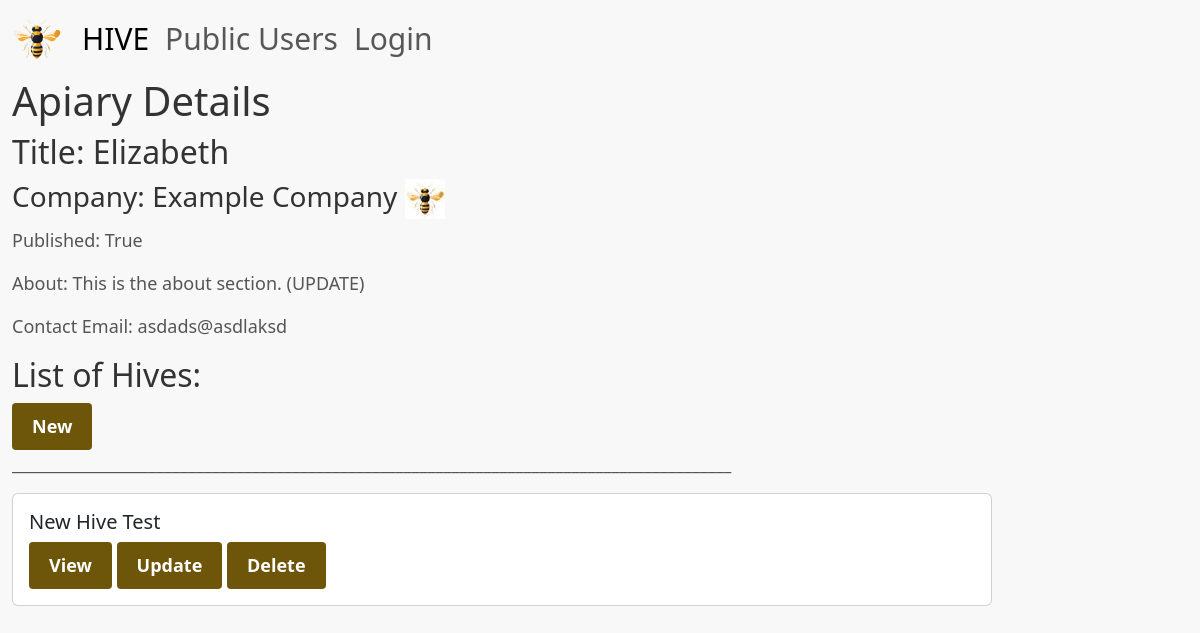
Page /apiary/1/ on the earlier database version.
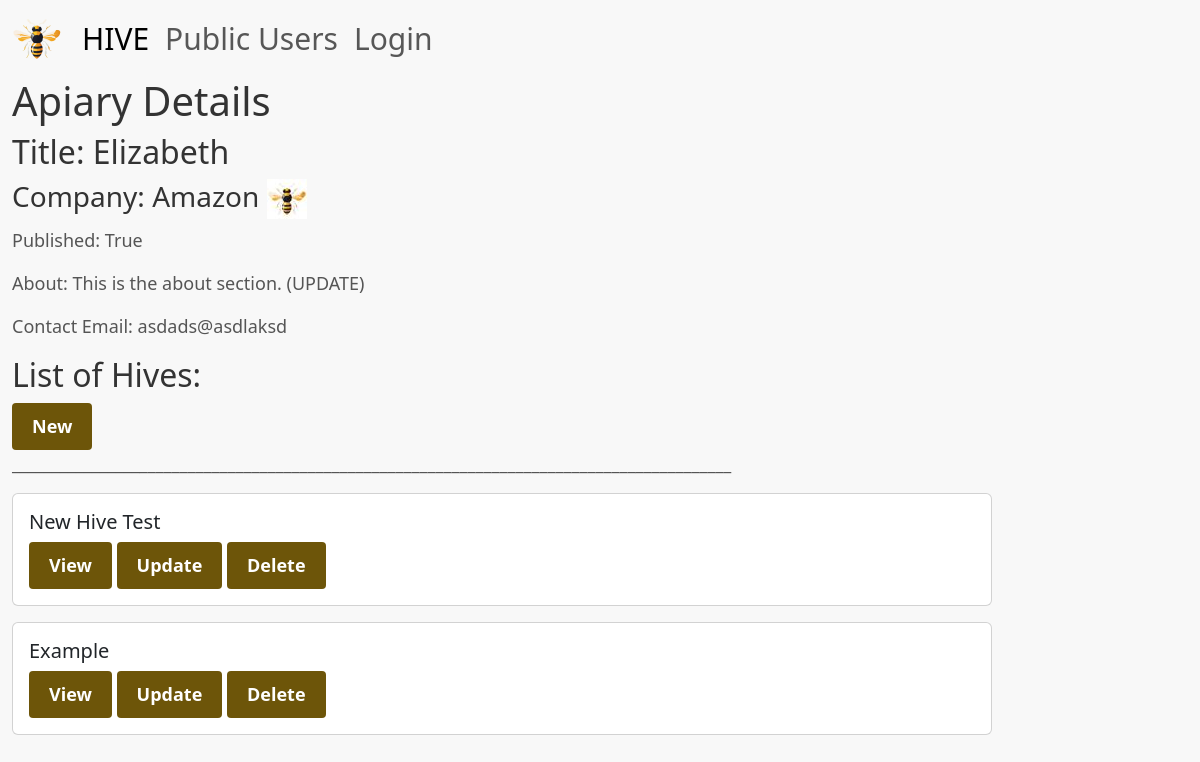
Same page on the later database version.
### beekeeping_app/models.py (models this page shows, shortened)
class Apiary(models.Model):
    title = models.CharField(max_length=200)
    company = models.CharField(max_length=200, blank=True)
    company_logo = models.ImageField(upload_to='C:/Users/olivi/OneDrive/GitHub/CS3300_real/apiary/static/images/company_logos/', blank=True, null=True)
    contact_email = models.CharField(max_length=200)
    is_published = models.BooleanField(default=False)
    about = models.CharField(max_length=400, blank = True)

class Hive(models.Model):
    title = models.CharField(max_length=200)
    description = models.CharField(max_length=400)
    apiary = models.ForeignKey(Apiary, on_delete=models.CASCADE)
    def get_absolute_url(self):
        return reverse('hive-detail', args=[str(self.id)])

### beekeeping_app/views.py (the view)
# urls.py: path('apiary/<int:apiary>/', views.apiaryDetail, name='apiary-detail'),
def apiaryDetail(request, apiary):
    apiary_instance = Apiary.objects.get(pk=apiary) #getting the specific id of the apiary being viewed
    return render(request, 'beekeeping_app/apiary-detail.html', {'apiary': apiary_instance})

### beekeeping_app/templates/beekeeping_app/apiary-detail.html
{% extends "beekeeping_app/base_template.html" %}
{% block content %}
  <h1>Apiary Details</h1>
  <div>
    <h2>Title: {{ apiary.title }}</h2>
    <h3>Company: {{ apiary.company }}
      {% if apiary.company_logo %}
      <img src="{{ apiary.company_logo.url }}" alt="{{ apiary.title }} Logo">
      {% endif %}
    </h3>
    <p>Published: {{apiary.is_published}}</p>
    <p>About: {{ apiary.about }}</p>
    <p>Contact Email: {{ apiary.contact_email }}</p>
    <h2>List of Hives:</h2>
    <a href="{% url 'create-hive' apiary.id %}" class="btn btn-primary">New</a>
    <p>__________________________________________________________________________________________</p>
    {% for hive in apiary.hive_set.all %}
    <div class="card mb-3">
        <div class="card-body">
        <h5 class="card-title">{{ hive.title }}</h5>
        <a href="{{ hive.get_absolute_url }}" class="btn btn-primary">View</a>
        <a href="{% url 'update-hive' apiary.id hive.id %}" class="btn btn-primary">Update</a>
        <a href="{% url 'delete-hive' apiary.id hive.id %}" class="btn btn-primary">Delete</a>
        </div>
    </div>
    {% endfor %}
  </div>
{% endblock %}

### beekeeping_app/templates/beekeeping_app/base_template.html (shortened to what this page needs)
{% load static %}
<!DOCTYPE html>
<html lang="en">
 <head>
   <link href="https://cdn.jsdelivr.net/npm/bootstrap@5.3.1/dist/css/bootstrap.min.css" rel="stylesheet">
   <link rel="stylesheet" type="text/css" href="{% static 'styles.css' %}">
 </head>
 <body>
  <div class="container-fluid">
    <nav class="navbar navbar-expand-lg">
      <img src="{% static 'images/logo.png' %}" alt="HIVE Logo - A Bee">
      <div class="container-fluid">
        <div class="collapse navbar-collapse" id="navbarNavAltMarkup">
          <div class="navbar-nav">
            <a class="nav-link active nav-item-large" aria-current="page" href="{% url 'index' %}">HIVE</a>
            <a class="nav-link nav-item-large" href="{% url 'keeper'%}">Public Users</a>
            {% if user.is_authenticated %}
              <a class="nav-link nav-item-large" href="{% url 'logout' %}?next={{ request.path }}">Logout {{keeper}}</a>
            {% else %}
              <a class="nav-link nav-item-large" href="{% url 'login' %}?next={{ request.path }}">Login</a>
            {% endif %}
          </div>
        </div>
      </div>
    </nav>
    <div class="col-sm-10">
      {% block content %}
      {% endblock %}
    </div>
  </div>
 </body>
</html>

### static/styles.css (style rules this page uses)
body { font-family: 'Segoe UI', Tahoma, Geneva, Verdana, sans-serif; background-color: #f8f8f8; color: #333; font-size: 18px; }
.nav-item-large { font-size: 30px; }
a { color: #6C5423; text-decoration: none; border-bottom: 1px solid #6C5423; font-size: 18px; }
.btn { display: inline-block; padding: 10px 20px; border: none; border-radius: 4px; cursor: pointer; text-align: center; text-decoration: none; background-color: #6D5509; color: #FFFF; font-weight: bold; font-size: 18px; }
.btn-primary { background-color: #6D5509; }
h1, h2, h3, h4, h5, h6 { color: #333; }
p { color: #555; font-size: 18px; }

Differences in the rows shown:
changed Apiary "Elizabeth": company "Example Company" → "Amazon"
added Hive: title "Example"
